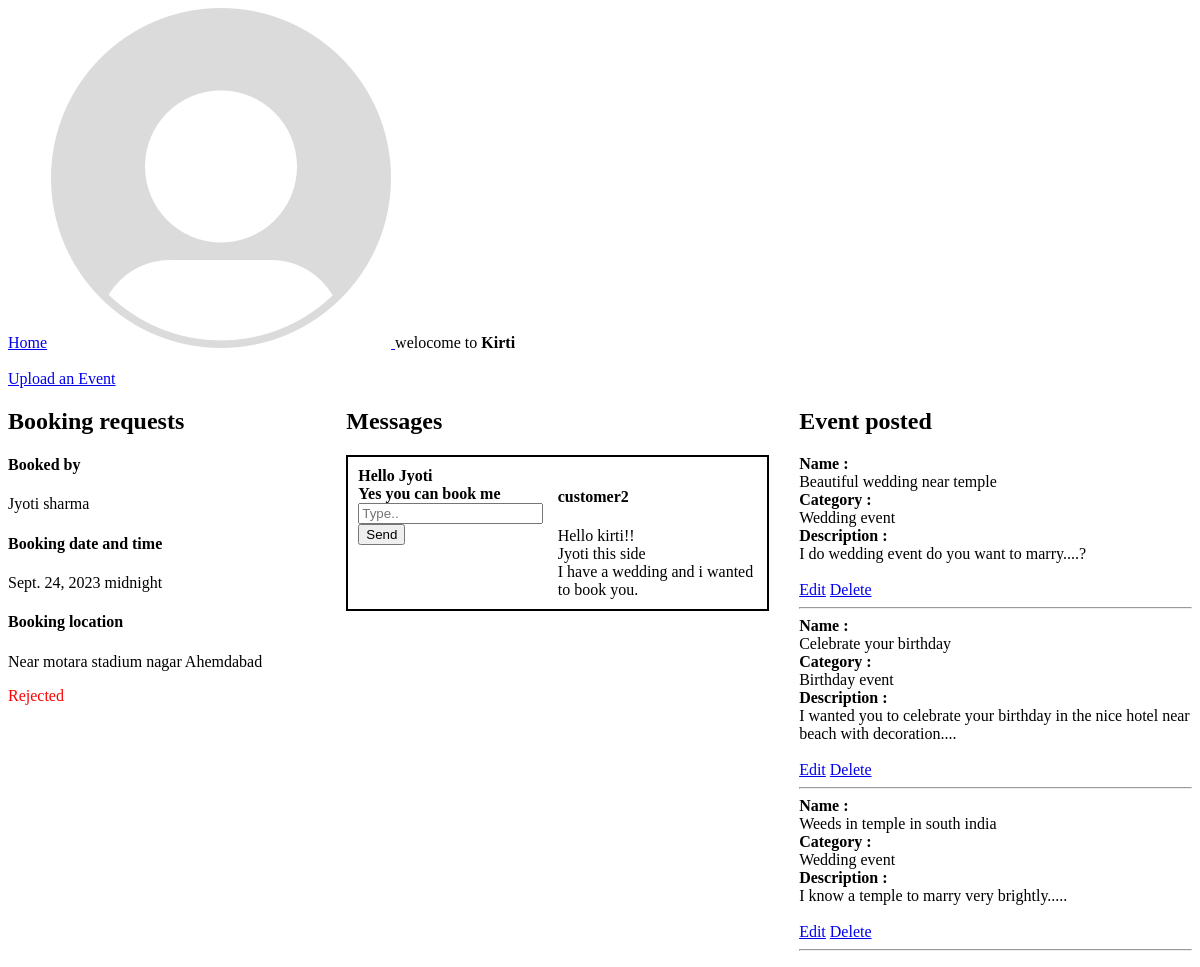
The app's page /home-E/ (signed in), older data.
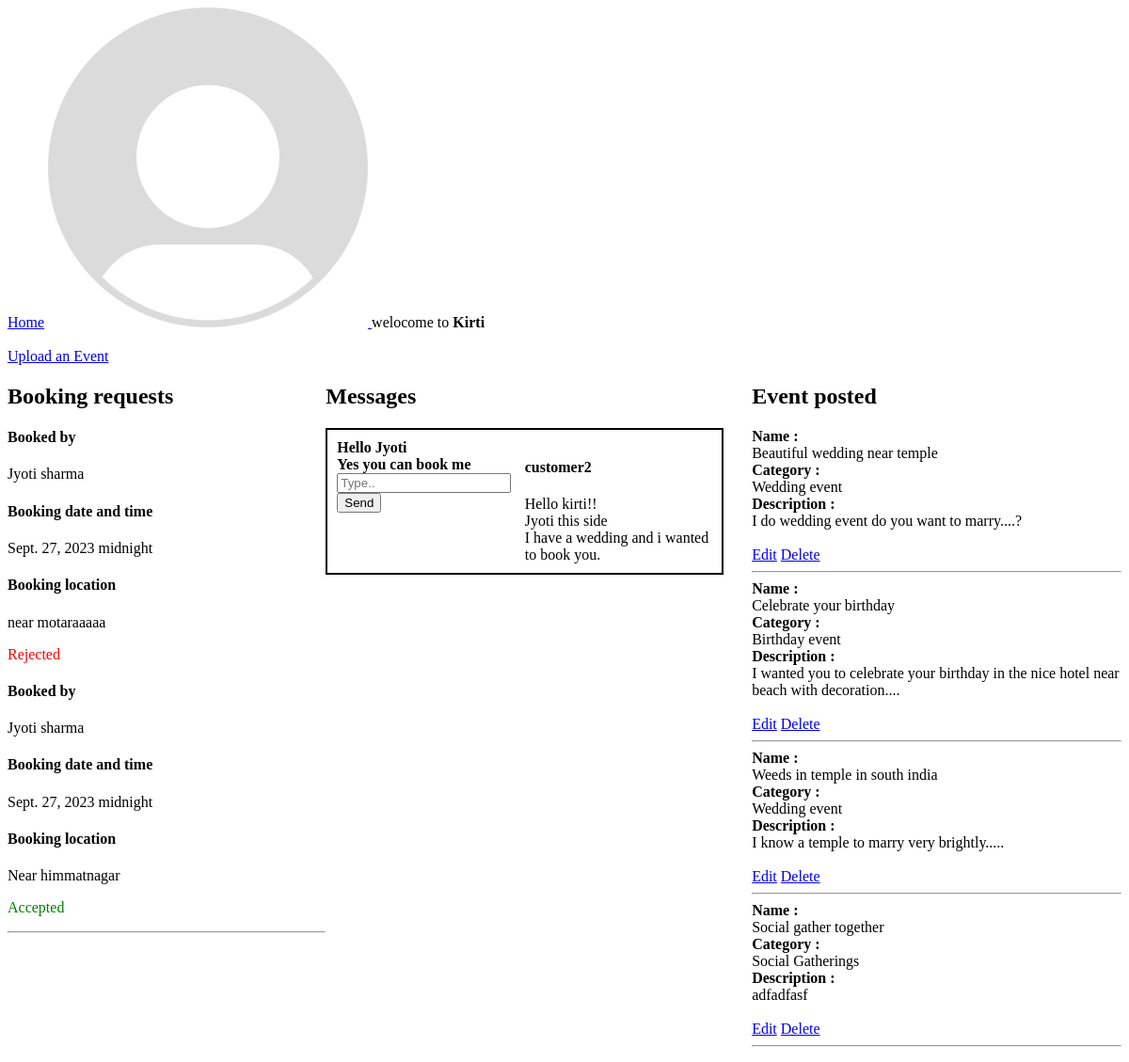
The same page, newer data.
### customer/models.py (models this page shows)
class Booking(models.Model):
    user = models.ForeignKey(User,on_delete=models.CASCADE,related_name='booking_user',null=False)
    venue = models.ForeignKey(Venue, on_delete=models.CASCADE,null=True)
    vendor = models.ForeignKey(User, on_delete=models.CASCADE,null=True)
    date = models.DateField(null=True)
    time = models.TimeField(null=True)
    location = models.CharField(max_length=150,null=True,blank=True)
    booking_accepted = models.BooleanField(null=True,blank=True)

class Messages(models.Model):
    sender = models.ForeignKey(User,on_delete=models.CASCADE,null=False,blank=False)
    receiver = models.ForeignKey(User,on_delete=models.CASCADE,null=False,blank=False,related_name = 'receiver')
    message = models.TextField(null=False,blank=False)
    created=models.DateTimeField(auto_now_add = True)

### EventPlanner/models.py (models this page shows, shortened)
class Event(models.Model):
    category = models.ForeignKey(Category,on_delete=models.CASCADE)
    event_planner = models.ForeignKey(User,on_delete=models.CASCADE,null=True)
    name = models.CharField(max_length=100)
    description = models.TextField(null=True,blank=True)

class Category(models.Model):
    name = models.CharField(max_length=100)
    def __str__(self):
        return self.name

### EventPlanner/views.py (the view)
# urls.py: path('home-E/',views.home),
@login_required(login_url='/login-E/')
def home(request):
    if request.user.userprofile.user_type == 'is_event_planner':
        bookings = Booking.objects.filter(vendor = request.user)
        events = Event.objects.filter(event_planner = request.user)
        received_dict,sent_dict =  Messages_display(request)
        context = {'bookings':bookings,'received_dict':received_dict,'sent_dict':sent_dict,'MessageForm':MessageForm,'events':events}
        return render(request,'EventPlanner/home.html',context)

### EventPlanner/templates/EventPlanner/home.html (shortened to what this page needs)
{% extends 'navbar.html' %}
{% block content %}
<br>
<br>
<div>
    <a href="/create-event/">Upload an Event</a>
</div>
<div class="outer-grid-div">
    <div>
        <h2>Booking requests</h2>
        {% for booking in bookings %}
        <div>
            <div>
                <h4>Booked by</h4>
            </div>
            <div>{{booking.user.first_name}} {{booking.user.last_name}}</div>
            <div>
                <h4>Booking date and time</h4>
            </div>
            <div>{{booking.date}} {{booking.time}}</div>
            <div>
                <h4>Booking location</h4>
            </div>
            <div>{{booking.location}}</div>
        </div>
        {% if booking.booking_accepted is None %}
        <button><a href="/accept-booking/{{booking.id}}/accepted/">Accept</a> </button>
        <button><a href="/accept-booking/{{booking.id}}/rejected/">Reject</a></button>
        {% elif booking.booking_accepted is False %}
        <p class="rejected">Rejected</p>
        {% else %}
        <p class="accepted">Accepted</p>
        <hr>
        {% endif %}
        {% endfor %}
    </div>
    <div>
            <h2>Messages</h2>
        {% for sender,messages in received_dict.items %}
        <div class="gird-div">
            <div>
                {% for receiver,msgs in sent_dict.items %}
                {% if receiver == sender %}
                {% for msg in msgs %}
                <div><b>{{msg}}</b></div>
                {% endfor %}
                {% endif %}
                {% endfor %}
                <form action="/create-message/" method="POST">
                    <input type="text" name="message" placeholder="Type..">
                    <input type="submit" value="Send">
                </form>
            </div>
            <div>
                <h4>{{sender}}</h4>
                {% for message in messages %}
                <div>{{message}}</div>
                {% endfor %}
            </div>
        </div>
        {% endfor %}
    </div>
    <div class="event-div">
        <h2>Event posted</h2>
        {% for event in events %}
        <div><b>Name :</b></div>
        <div>{{event.name}}</div>
        <div><b>Category :</b></div>
        <div>{{event.category}}</div>
        <div><b>Description :</b></div>
        <div>{{event.description}}</div>
        <br>
        <a href="/edit-event/{{event.id}}/">Edit</a>
        <a href="/delete-event/{{event.id}}/">Delete</a>
        <hr>
        {% endfor %}
    </div>
</div>
{% endblock %}

### templates/navbar.html (shortened to what this page needs)
<!DOCTYPE html>
<html lang="en">
<head>
</head>
<body>
    {% if not request.user.is_authenticated %}
    <h5>
        <a href="/sign-up-is_customer/">Create account </a>
        <a href="/login-C/">Sign in </a>
    </h5>
    <h5>
        <a href="/sign-up-is_event_planner/">Want to become Event planner</a>
        <a href="/login-E/">Sign in </a>
    </h5>
    {% else %}
    {% if request.user.userprofile.user_type == 'is_event_planner' %}
    <a href="/home-E/">Home</a>
    {% endif %}
    {% if request.user.userprofile.user_type == 'is_event_planner' %}
        {% if request.user.userprofile.profile_picture %}
        <a href="/profile/">
            <img src="{{request.user.userprofile.profile_picture.url}}" alt="">
        </a>
        {% else %}
        <a href="/profile/">
            <img src="/media/images/No profile.jpeg" alt="">
        </a>
        {% endif %}
    {% else %}
        <a href="/profile/">Profile</a>
    {% endif %}
    {% endif %}
    {% if request.user.is_authenticated %}
    welocome to <b>{{request.user.first_name}}</b>
    {% endif %}
    {% block content %}{% endblock %}
</body>
</html>

### EventPlanner/templates/EventPlanner/home.html (style rules this page uses)
.gird-div { display: grid; grid-template-columns: 1fr 1fr; border: 2px solid #000; padding: 10px; }
.accepted { color: green; }
.rejected { color: red; }
.outer-grid-div { display: grid; grid-template-columns: 0.8fr 1fr 1fr; }
.event-div { margin-left: 30px; }

Row changes from the older to the newer data that the page shows:
removed Booking: user.first_name "Jyoti", user.last_name "sharma", date "Sept. 24, 2023", time "midnight", location "Near motara stadium nagar Ahemdabad", booking_accepted "Rejected"
added Booking: user.first_name "Jyoti", user.last_name "sharma", date "Sept. 27, 2023", time "midnight", location "near motaraaaaa", booking_accepted "Rejected"
added Booking: user.first_name "Jyoti", user.last_name "sharma", date "Sept. 27, 2023", time "midnight", location "Near himmatnagar", booking_accepted "Accepted"
added Event: name "Social gather together", category "Social Gatherings", description "adfadfasf"
